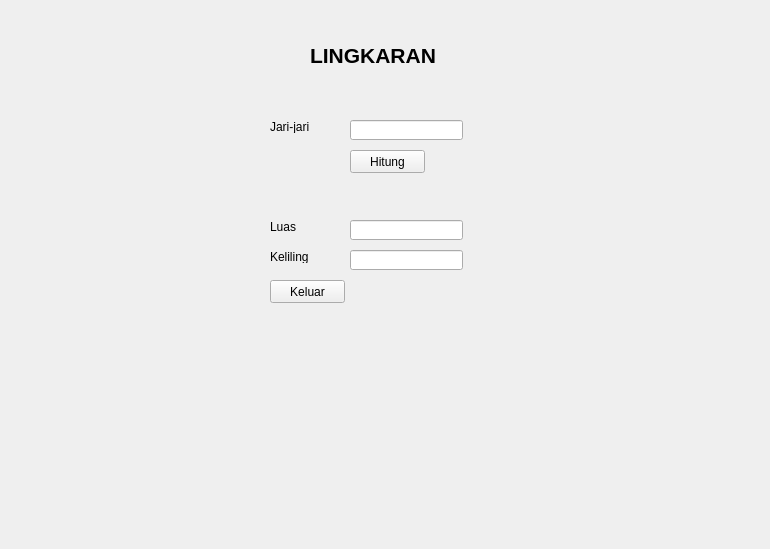
<?xml version="1.0" encoding="UTF-8"?>
<ui version="4.0">
 <class>Form</class>
 <widget class="QWidget" name="Form">
  <property name="geometry">
   <rect>
    <x>0</x>
    <y>0</y>
    <width>770</width>
    <height>549</height>
   </rect>
  </property>
  <property name="windowTitle">
   <string>Form</string>
  </property>
  <widget class="QLineEdit" name="txtLuas">
   <property name="geometry">
    <rect>
     <x>350</x>
     <y>220</y>
     <width>113</width>
     <height>20</height>
    </rect>
   </property>
  </widget>
  <widget class="QLineEdit" name="txtKeliling">
   <property name="geometry">
    <rect>
     <x>350</x>
     <y>250</y>
     <width>113</width>
     <height>20</height>
    </rect>
   </property>
  </widget>
  <widget class="QLabel" name="label">
   <property name="geometry">
    <rect>
     <x>310</x>
     <y>40</y>
     <width>201</width>
     <height>31</height>
    </rect>
   </property>
   <property name="font">
    <font>
     <pointsize>16</pointsize>
     <weight>75</weight>
     <bold>true</bold>
    </font>
   </property>
   <property name="text">
    <string>LINGKARAN</string>
   </property>
  </widget>
  <widget class="QLineEdit" name="txtJ1">
   <property name="geometry">
    <rect>
     <x>350</x>
     <y>120</y>
     <width>113</width>
     <height>20</height>
    </rect>
   </property>
  </widget>
  <widget class="QLabel" name="label_5">
   <property name="geometry">
    <rect>
     <x>270</x>
     <y>250</y>
     <width>47</width>
     <height>13</height>
    </rect>
   </property>
   <property name="text">
    <string>Keliling</string>
   </property>
  </widget>
  <widget class="QPushButton" name="btnKeluar">
   <property name="geometry">
    <rect>
     <x>270</x>
     <y>280</y>
     <width>75</width>
     <height>23</height>
    </rect>
   </property>
   <property name="text">
    <string>Keluar</string>
   </property>
  </widget>
  <widget class="QLabel" name="label_4">
   <property name="geometry">
    <rect>
     <x>270</x>
     <y>220</y>
     <width>47</width>
     <height>13</height>
    </rect>
   </property>
   <property name="text">
    <string>Luas</string>
   </property>
  </widget>
  <widget class="QPushButton" name="btnHitung">
   <property name="geometry">
    <rect>
     <x>350</x>
     <y>150</y>
     <width>75</width>
     <height>23</height>
    </rect>
   </property>
   <property name="text">
    <string>Hitung</string>
   </property>
  </widget>
  <widget class="QLabel" name="label_2">
   <property name="geometry">
    <rect>
     <x>270</x>
     <y>120</y>
     <width>47</width>
     <height>13</height>
    </rect>
   </property>
   <property name="text">
    <string>Jari-jari</string>
   </property>
  </widget>
 </widget>
 <resources/>
 <connections/>
</ui>
